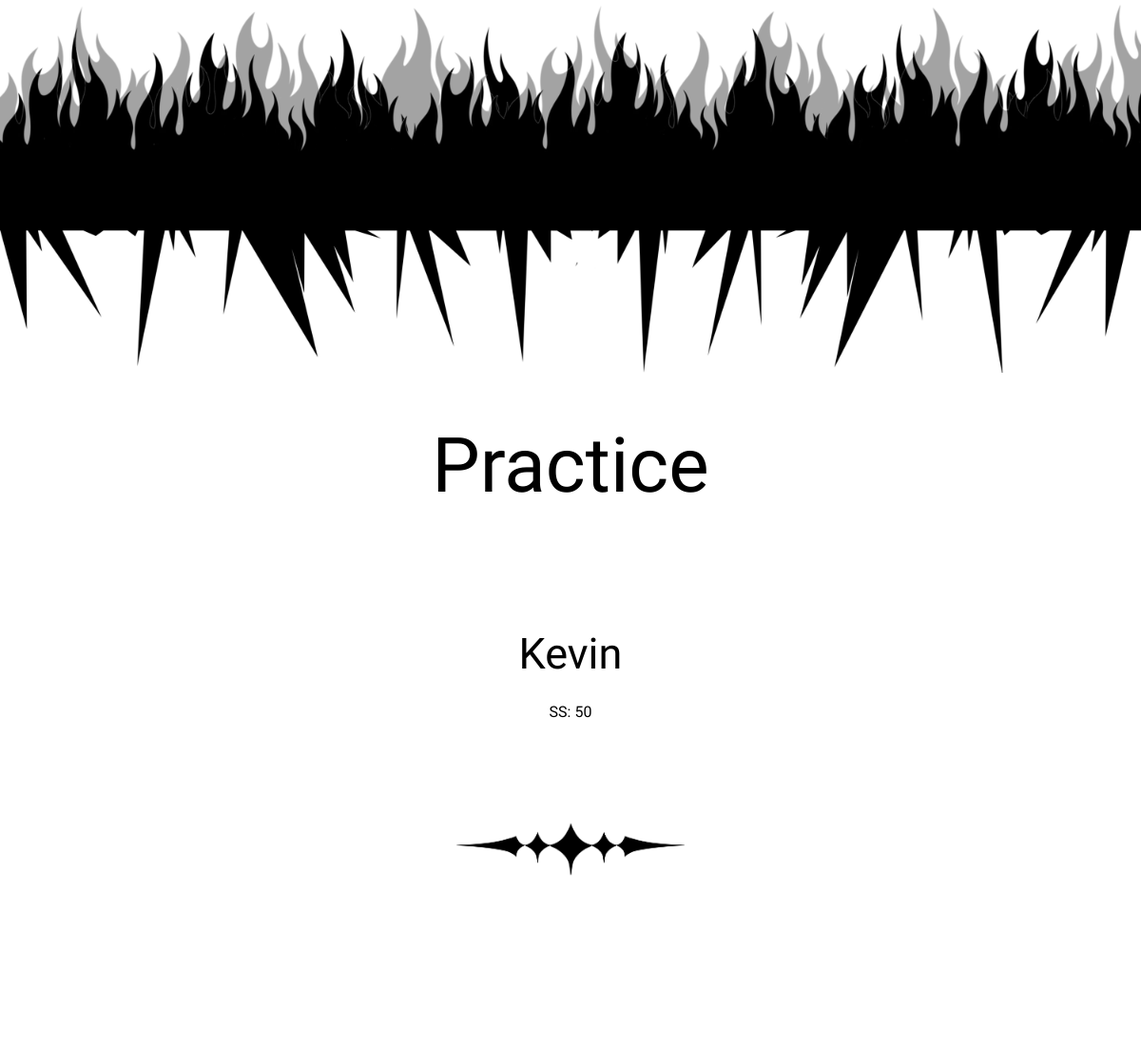
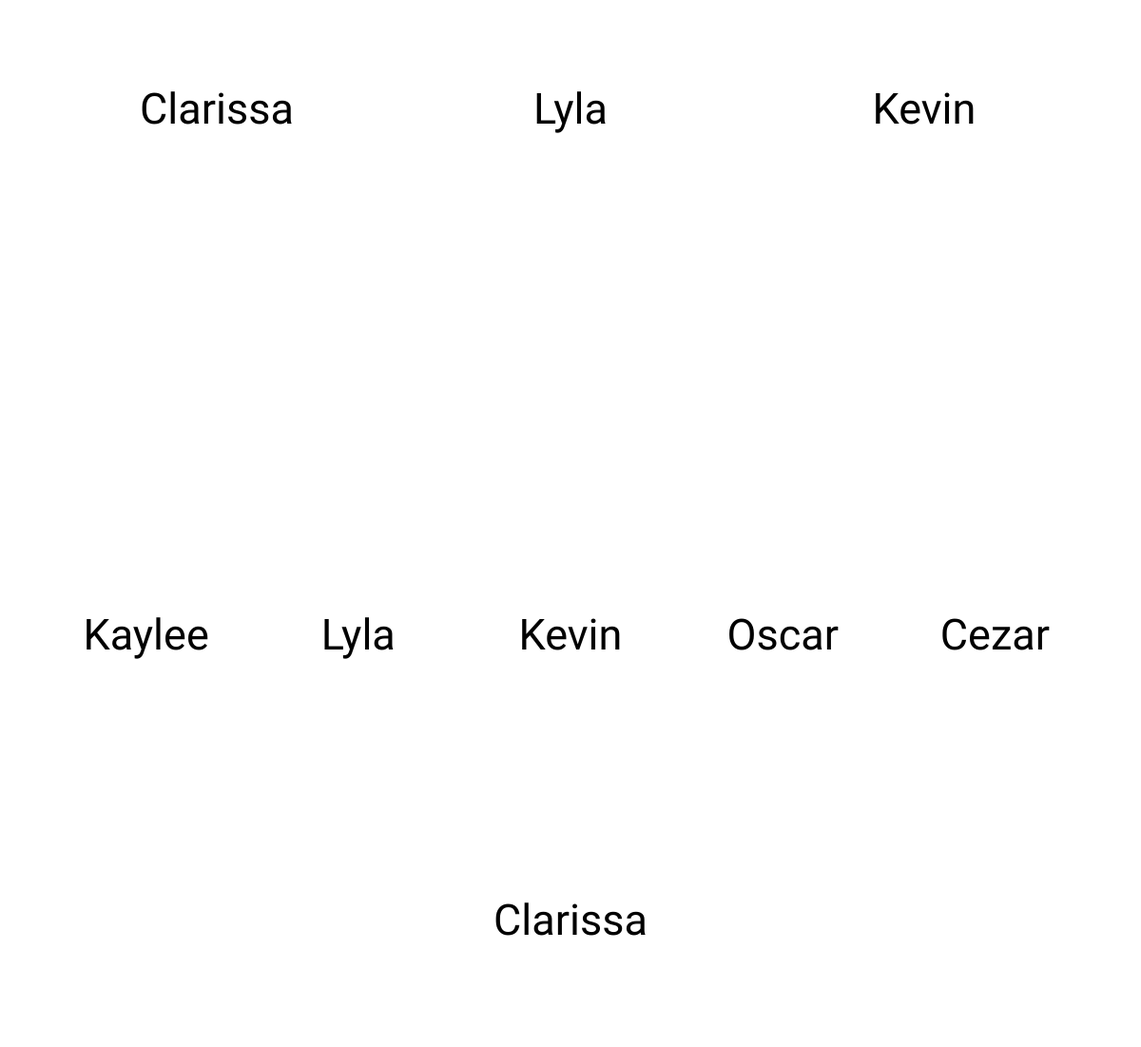
The app's page /events with its own data (2 pictures, top to bottom).
### rankings/models.py (models this page shows, shortened)
class aevent(models.Model):
    name = models.CharField(max_length=64)

class input(models.Model):
    event = models.ForeignKey(aevent, on_delete=models.CASCADE)
    name = models.CharField(max_length=64, default = 'name')
    ss = models.IntegerField(default=None, blank = True, null=True)
    lit = models.IntegerField(default=None, blank = True,null=True)
    econ = models.IntegerField(default=None, blank = True,null=True)
    math = models.IntegerField(default=None, blank = True,null=True)
    science = models.IntegerField(default=None, blank = True,null=True)
    music = models.IntegerField(default=None, blank = True,null=True)
    art = models.IntegerField(default=None, blank = True,null=True)

### rankings/views.py (the view)
# urls.py: path('events', views.events, name = "event"),
def events(request):
    lmao = []
    for event in aevent.objects.all():
        lmao.append({event:event.input_set.all()})
    return render(request,'events.html',{
        "list": reversed(lmao),
    })

### rankings/templates/events.html (shortened to what this page needs)
{% load static %}
<!DOCTYPE html>
<html lang="en">
<head>
    <link rel="stylesheet" href = "static/styles.css">
    <link href="https://cdn.jsdelivr.net/npm/bootstrap@5.0.2/dist/css/bootstrap.min.css" rel="stylesheet">
<body>
    <div class ="subtitle top" >
        <div>
            <img class = "sun"src="{% static 'images/fire.png' %}" alt="fire">
            <img src="{% static 'images/spikes.png'%}" alt="fire" class = "sun">
        </div>
    </div>
    <div class="container">
        {% for students in list%}
        {% for key, input in students.items%}
        <div class="container">
            <h2 class="eventheader1 right" id = "heading3"> {{key.name}} </h1>
            <div id="eventrow">
                {% for student in input%}
                    <div class = "overall" id = "flexchild">                            <div class="card border-0">
                                <div class="card-body">
                                    <p style="font-size:45px;">{{student.name}}</p>
                                    <ul style ="list-style-position:inside;list-style-type: none; padding-left:0;">
                                        <li class="overname bottom" data-name = "SS" data-counter="0" data-overall="{{student.ss}}"></li>
                                    </ul>
                                </div>
                            </div>
                    </div>
                    {% endfor %}
                </div>
        </div>
    </div>
            <div class="brotherdiv">
                <img class ="brother in" src="{% static 'images/border.png'%}" alt="border">
            </div>
        {% endfor %}
        {% endfor %}
</body>
</html>

### rankings/static/styles.css (style rules this page uses)
.subtitle { font-family: "Cedarville Cursive", cursive; color: black; text-align: center; padding-top:0px; }
.sun { width:100%; height:auto; }
#heading3 { font-size:80px; text-align:center; margin-top:50px; margin-bottom:100px; font-family: "Cedarville Cursive",cursive; color:black; }
#eventrow { text-align:center; font-family: 'Cedarville Cursive',cursive; color:black; }
.brother { width:100%; height:auto; padding-top:30%; padding-bottom:0%; }
.brotherdiv { width:20%; margin:auto; }
.bottom { visibility:hidden; }
.top { visibility:hidden; }
.in { visibility:hidden; }
.right { visibility:hidden; }
.fadeIn { animation:fadeIn 1s both; }
.fadeInRight { animation:fadeInRight 1s both; }
.fadeInTop { animation:fadeInTop 1s both; }
.fadeInBottom { animation:fadeInBottom 1s both; }

### rankings/templates/events.html (style rules this page uses)
#eventrow { display:flex; justify-content: center; flex-wrap:wrap; }
#flexchild { flex:1 1 200px; }

### records on screen
aevent: name "Practice"
input: name "Kevin"
input: name "Clarissa"
input: name "Lyla"
input: name "Kevin"
input: name "Kaylee"
input: name "Lyla"
input: name "Kevin"
input: name "Oscar"
input: name "Cezar"
input: name "Clarissa"
